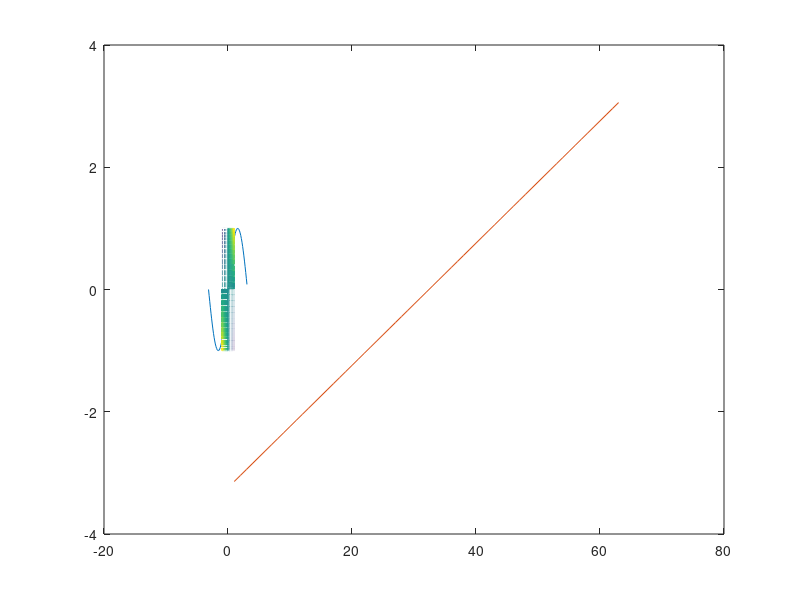
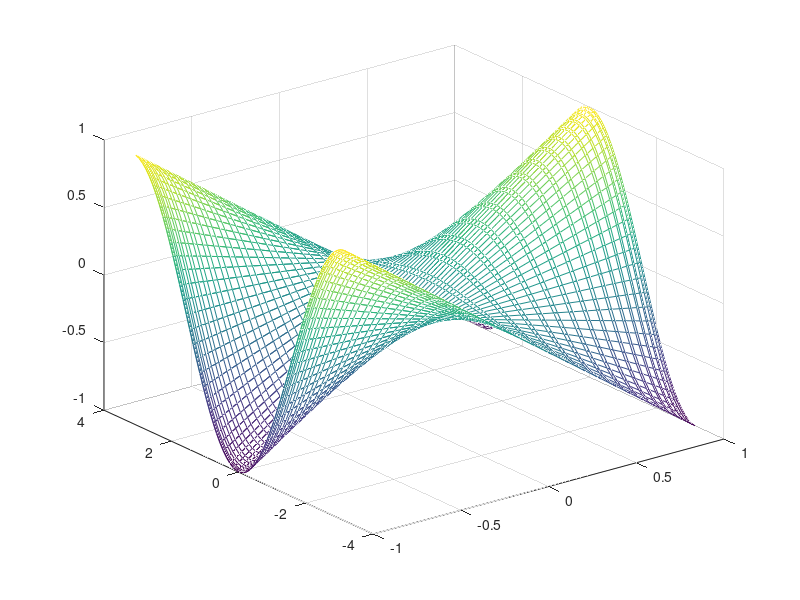

These figures' MATLAB source, in order:
%% Huong dan cach ve do thi

% Lenh plot(), dung de ve do thi cua ham so 1 bien 
t=[-pi:0.1:pi]; % tao mot vector t, gom cac gia tri tu -pi den pi, moi gia tri cach nhau 0.1
plot(t,sin(t))
y=sin(t); % vector y co cung so chieu (dimension) voi vector t
v=cos(t)'; % dau ' la phep chuyen vi (transpose) ma tran/vector
z=tan(t);
plot(t,y)
plot(t,v)
plot(t,z)

% Ve nhieu ham so tren mot do thi
plot(t,sin(t))
hold on % cho phep ve do thi ham so moi CHONG LEN do thi da co
% hold off % nguoc lai voi hold on
plot(t)

% Lenh mesh(): dung de ve do thi cua ham so 2 bien zz=f(y,v)
zz=v*y;
size(y)
size(v)
size(zz)
mesh(y,v,zz)

figure % tao mot cua so moi de ve do thi
mesh(y,t,zz)